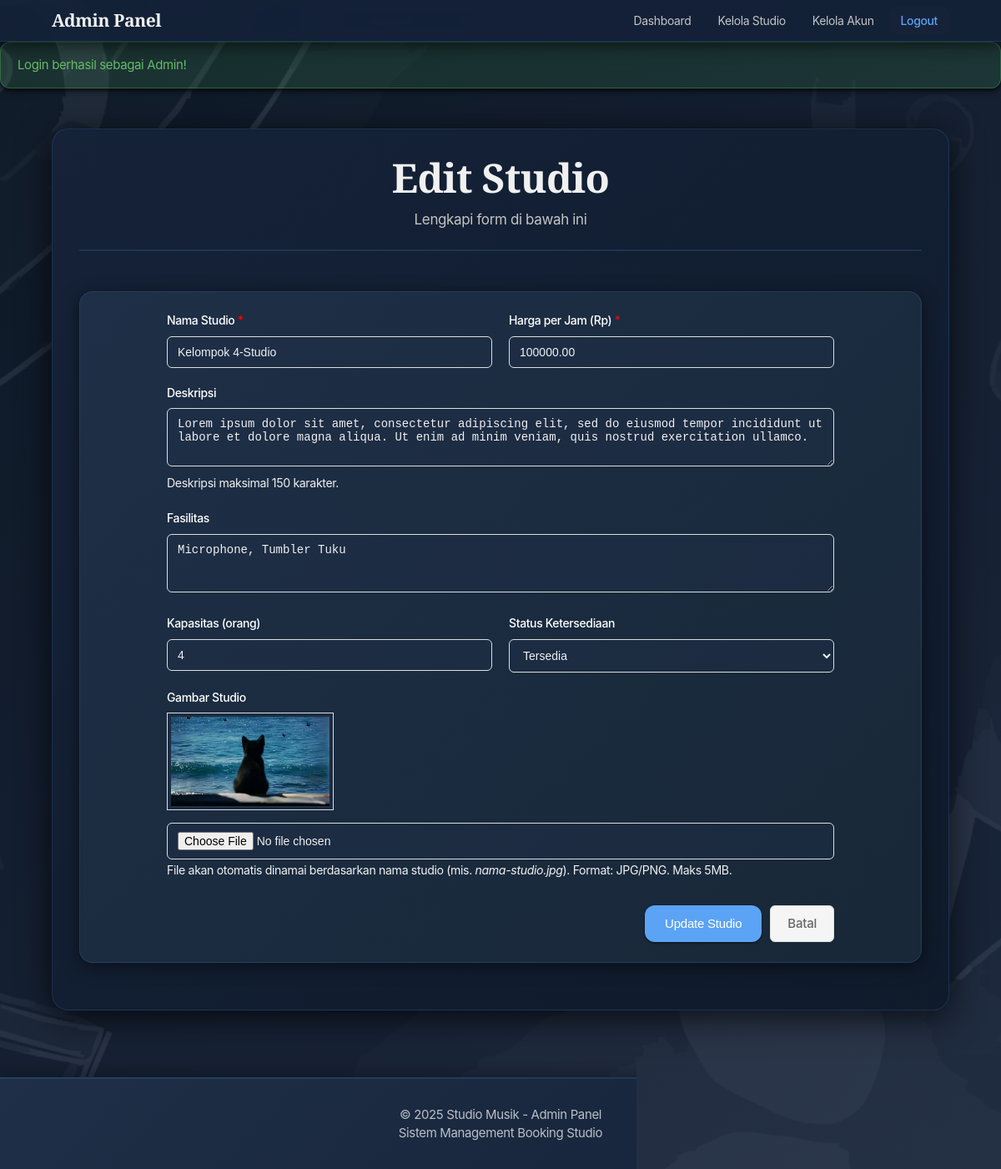
The page /public/index.php?url=admin/editStudio/6 (signed in) on the database its author committed.
### tables this page shows
CREATE TABLE `studios` (
  `id_studio` int(11) NOT NULL,
  `nama_studio` varchar(100) NOT NULL,
  `deskripsi` text DEFAULT NULL,
  `harga_per_jam` decimal(10,2) NOT NULL,
  `fasilitas` text DEFAULT NULL,
  `kapasitas` int(11) NOT NULL,
  `gambar` varchar(255) DEFAULT NULL,
  `status_ketersediaan` enum('Tersedia','Tidak Tersedia') DEFAULT 'Tersedia',
  `created_at` timestamp NULL DEFAULT current_timestamp()
);

### core/Controller.php (called while the page is built, shortened)
<?php
class Controller {
    public function view($view, $data = []) {
        extract($data);
        $viewFile = __DIR__ . "/../app/views/$view.php";
        if (!function_exists('old')) {
            function old($key, $default = '') {
                return $_SESSION['old'][$key] ?? $default;
            }
        }
        require_once $viewFile;
    }
    public function model($model) {
        $file = __DIR__ . "/../app/models/$model.php";
        return new $model();
    }
}
?>

### app/controllers/AdminController.php (called while the page is built, shortened)
<?php
require_once __DIR__ . '/../../core/Controller.php';
class AdminController extends Controller {
    public function editStudio($id_studio = null) {
        if (!$id_studio || !($studio = $this->model('Studio')->findById($id_studio))) {
            $this->setFlash('error', $id_studio ? 'Studio tidak ditemukan' : 'ID Studio tidak ditemukan');
            $this->redirect('/Studio-Music/public/index.php?url=admin/studios');
        }
        $this->view('admin/studio_form', ['admin' => $_SESSION['admin'], 'studio' => $studio, 'title' => 'Edit Studio']);
    }
}
?>

### config/Database.php (called while the page is built, shortened)
<?php
class Database {
    private $host = "localhost";
    private $db_name = "studio_music";
    private $username = "root";
    private $password = "";
    public function getConnection() {
        $this->conn = null;
        try {
            $this->conn = new PDO(
                "mysql:host=" . $this->host . ";dbname=" . $this->db_name,
                $this->username,
                $this->password
            );
            $this->conn->setAttribute(PDO::ATTR_ERRMODE, PDO::ERRMODE_EXCEPTION);
            $this->conn->exec("set names utf8");
        } catch(PDOException $e) {
            echo "Error Koneksi: " . $e->getMessage();
        }
        return $this->conn;
    }
}
?>

### core/Model.php (called while the page is built, shortened)
<?php
class Model {
    public function __construct() {
        require_once __DIR__ . '/../config/Database.php';
        $this->db = (new Database())->getConnection();
    }
}
?>

### app/models/Studio.php (called while the page is built, shortened)
<?php
require_once __DIR__ . '/../../core/Model.php';
class Studio extends Model {
    protected $table = 'studios';
    public function findById($id_studio) {
        $stmt = $this->db->prepare("SELECT * FROM {$this->table} WHERE id_studio = ? LIMIT 1");
        $stmt->execute([$id_studio]);
        return $stmt->fetch(PDO::FETCH_ASSOC);
    }
}
?>

### app/views/admin/studio_form.php (the view, shortened to what this page needs)
<?php include __DIR__ . '/header.php'; ?>
<div class="admin-dashboard-container">
    <div class="page-header">
        <h1><?= isset($studio) ? 'Edit Studio' : 'Tambah Studio Baru' ?></h1>
        <p>Lengkapi form di bawah ini</p>
    </div>
    <div class="admin-section">
        <form method="POST" action="/Studio-Music/public/index.php?url=admin/saveStudio" class="studio-form" enctype="multipart/form-data">
            <div class="form-row">
                <div class="form-group">
                    <label for="nama_studio">Nama Studio <span style="color: red;">*</span></label>
                          <input type="text" id="nama_studio" name="nama_studio" class="form-control"
                              value="<?= htmlspecialchars(old('nama_studio', isset($studio) ? $studio['nama_studio'] : '')) ?>"
                              required>
                </div>
                <div class="form-group">
                    <label for="harga_per_jam">Harga per Jam (Rp) <span style="color: red;">*</span></label>
                          <input type="number" id="harga_per_jam" name="harga_per_jam" class="form-control"
                              value="<?= htmlspecialchars(old('harga_per_jam', isset($studio) ? $studio['harga_per_jam'] : '')) ?>"
                              required min="0" step="1000">
                </div>
            </div>
            <div class="form-group">
                <label for="deskripsi">Deskripsi</label>
                <textarea id="deskripsi" name="deskripsi" class="form-control" rows="3" maxlength="150"><?= htmlspecialchars(old('deskripsi', isset($studio) ? $studio['deskripsi'] : '')) ?></textarea>
                <small>Deskripsi maksimal 150 karakter.</small>
            </div>
            <div class="form-group">
                <label for="fasilitas">Fasilitas</label>
                <textarea id="fasilitas" name="fasilitas" class="form-control" rows="3"
                          placeholder="Contoh: Microphone Condenser, Audio Interface, Drum Set, Keyboard"><?= htmlspecialchars(old('fasilitas', isset($studio) ? $studio['fasilitas'] : '')) ?></textarea>
            </div>
            <div class="form-row">
                <div class="form-group">
                    <label for="kapasitas">Kapasitas (orang)</label>
                          <input type="number" id="kapasitas" name="kapasitas" class="form-control"
                              value="<?= htmlspecialchars(old('kapasitas', isset($studio) ? $studio['kapasitas'] : '')) ?>"
                              min="1">
                </div>
                <div class="form-group">
                    <label for="status_ketersediaan">Status Ketersediaan</label>
                    <select id="status_ketersediaan" name="status_ketersediaan" class="form-control">
                        <option value="Tersedia" <?= old('status_ketersediaan', isset($studio) ? $studio['status_ketersediaan'] : 'Tersedia') == 'Tersedia' ? 'selected' : '' ?>>Tersedia</option>
                    </select>
                </div>
            </div>
            <div class="form-group">
                <label for="gambar_file">Gambar Studio</label>
                <?php if (isset($studio) && !empty($studio['gambar'])): ?>
                    <div style="margin-bottom:8px;">
                        <img src="/Studio-Music/public/images/<?= htmlspecialchars($studio['gambar']) ?>" alt="<?= htmlspecialchars($studio['nama_studio']) ?>" style="max-width:200px; border:1px solid #ddd; padding:4px;">
                    </div>
                <?php endif; ?>
                <input type="file" id="gambar_file" name="gambar_file" class="form-control" accept="image/jpeg,image/png" <?= isset($studio) ? '' : 'required' ?>>
                <small>File akan otomatis dinamai berdasarkan nama studio (mis. <em>nama-studio.jpg</em>). Format: JPG/PNG. Maks 5MB.</small>
            </div>
            <div class="form-actions">
                <button type="submit" class="btn btn-primary">
                    <?= isset($studio) ? 'Update Studio' : 'Tambah Studio' ?>
                </button>
                <a href="/Studio-Music/public/index.php?url=admin/studios" class="btn btn-secondary">
                    Batal
                </a>
            </div>
        </form>
    </div>
</div>
<?php include __DIR__ . '/footer.php'; ?>

### public/css/main.css (style rules this page uses)
:root { --color-primary: #5BA3F5; --color-primary-dark: #3D7BBF; --color-primary-light: #7CB8F7; --color-accent: #E6C068; --color-text: #F0F0F0; --color-text-secondary: #C4C4C4; --color-text-muted: #8A8A8A; --color-bg: #0B1829; --color-bg-secondary: #152238; --color-bg-card: #1E2F47; --color-border: #2D4563; --color-border-light: #243852; --color-overlay-light: rgba(11, 24, 41, 0.5); --color-overlay-dark: rgba(11, 24, 41, 0.88); --color-white: #ffffff; --color-dark: #0B1829; --shadow-sm: 0 1px 3px rgba(0, 0, 0, 0.35), 0 1px 2px rgba(0, 0, 0, 0.45); --shadow-md: 0 4px 8px rgba(0, 0, 0, 0.45), 0 2px 4px rgba(0, 0, 0, 0.5); --shadow-lg: 0 10px 20px rgba(0, 0, 0, 0.55), 0 4px 8px rgba(0, 0, 0, 0.45); --shadow-xl: 0 20px 30px rgba(0, 0, 0, 0.65), 0 10px 15px rgba(0, 0, 0, 0.55); --shadow-2xl: 0 25px 50px rgba(0, 0, 0, 0.75); --glow-blue: 0 0 20px rgba(91, 163, 245, 0.3); --glow-gold: 0 0 15px rgba(230, 192, 104, 0.25); --focus-ring: 0 0 0 4px rgba(91, 163, 245, 0.35); --transition-smooth: all 0.3s cubic-bezier(0.4, 0, 0.2, 1); --transition-bounce: all 0.4s cubic-bezier(0.68, -0.55, 0.265, 1.55); }
* { margin: 0; padding: 0; box-sizing: border-box; }
body { font-family: -apple-system, BlinkMacSystemFont, 'SF Pro Text', 'SF Pro Display', 'Helvetica Neue', Arial, sans-serif; background-color: var(--color-bg); background-image: url('/Studio-Music/public/images/background/background.png'), linear-gradient(135deg, #0B1829 0%, #152238 50%, #1A2840 100%); background-size: cover; background-position: center; background-repeat: no-repeat; background-attachment: fixed; color: var(--color-text); line-height: 1.47059; font-weight: 400; font-size: 17px; letter-spacing: -0.022em; -webkit-font-smoothing: antialiased; -moz-osx-font-smoothing: grayscale; min-height: 100vh; }
h1, h2, h3, h4, h5, h6 { font-family: 'Playfair Display', serif; font-weight: 600; letter-spacing: -0.015em; color: var(--color-text); }
h1 { font-size: 48px; line-height: 1.08349; font-weight: 700; letter-spacing: -0.003em; }
p { font-weight: 400; color: var(--color-text-secondary); }
.page-header { margin-bottom: 48px; text-align: center; padding-bottom: 24px; border-bottom: 2px solid rgba(91, 163, 245, 0.15); }
.page-header h1 { font-size: 48px; color: #F0F0F0; margin-bottom: 12px; font-weight: 700; letter-spacing: -0.015em; }
.page-header p, .page-header .subtitle { color: #C4C4C4; font-size: 17px; line-height: 1.42105; font-weight: 400; max-width: 640px; margin: 0 auto; }
.btn { padding: 12px 24px; border: none; border-radius: 12px; font-size: 15px; font-weight: 500; cursor: pointer; transition: var(--transition-smooth); text-decoration: none; display: inline-block; text-align: center; letter-spacing: -0.015em; box-shadow: var(--shadow-sm); }
.btn-primary { background: var(--color-primary); color: var(--color-white); }
.btn-secondary { background: var(--color-bg-secondary); color: var(--color-text); border: 1px solid var(--color-border); box-shadow: none; }
.form-group { margin-bottom: 20px; }
.form-group label { display: block; margin-bottom: 8px; font-weight: 500; color: #FFFFFF !important; font-size: 14px; }
.form-control { width: 100%; padding: 12px 16px; border: 1px solid rgba(91, 163, 245, 0.2); border-radius: 8px; font-size: 14px; transition: all 0.2s ease; background: rgba(30, 47, 71, 0.4); color: #F0F0F0; }
.form-row { display: grid; grid-template-columns: repeat(auto-fit, minmax(200px, 1fr)); gap: 16px; }
.form-actions { display: flex; gap: 12px; margin-top: 24px; justify-content: flex-end; }
.admin-section { background: linear-gradient(135deg, #1E2F47 0%, #182838 100%); padding: 24px; border-radius: 16px; border: 1px solid rgba(91, 163, 245, 0.15); margin-bottom: 24px; overflow: hidden; box-shadow: 0 4px 20px rgba(0, 0, 0, 0.5); }
.admin-dashboard-container { background: linear-gradient(135deg, #152238 0%, #0F1A2B 100%); padding: 32px; border-radius: 20px; box-shadow: 0 8px 40px rgba(0, 0, 0, 0.7); border: 1px solid rgba(91, 163, 245, 0.15); }

### rows shown on the page
studios: nama_studio "Kelompok 4-Studio", harga_per_jam "100000.00", deskripsi "Lorem ipsum dolor sit amet, consectetur adipiscing elit, sed do eiusmod tempor incididunt ut labore et dolore magna aliqua. Ut enim ad minim veniam, quis nostrud exercitation ullamco.", fasilitas "Microphone, Tumbler Tuku", kapasitas "4", status_ketersediaan "Tersedia", gambar (picture)

### other values the page prints
$flash['message'] "Login berhasil sebagai Admin!"
